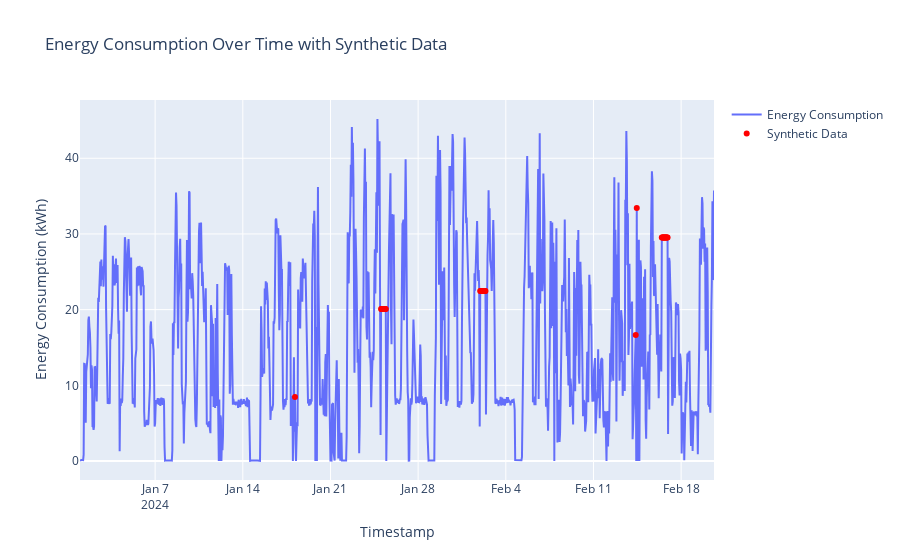

Source (notebook cell):
### Markdown cell above
# **plotly**
  >>is used for interactive visualization
  
   > -        go.Figure()
> This initializes a Plotly figure.
>-     go.scatter() 
  > for creating line and scatter plot
  
  >> **syntetic data is highlighted in red**

> -     fig.update_layout
>This updates the layout of the figure,

### Code cell
import plotly.graph_objects as go

# Create a Plotly figure
fig = go.Figure()

# Add a scatter plot (in plotly both scatter and line plots are created usin go.scatter)
fig.add_trace(go.Scatter(x=df_hour.index, y=df_hour['Energy Consumption (kWh)'], mode='lines', name='Energy Consumption'))

# Mark synthetic data points replaced for missing values with a different color
synthetic_data_indices = df_hour[df_hour['Answer Value First'].isnull()].index
fig.add_trace(go.Scatter(x=synthetic_data_indices, y=df_hour.loc[synthetic_data_indices, 'Energy Consumption (kWh)'], mode='markers', 
                         marker=dict(color='red'), name='Synthetic Data'))

# Update layout
fig.update_layout(title='Energy Consumption Over Time with Synthetic Data',
                  xaxis_title='Timestamp',
                  yaxis_title='Energy Consumption (kWh)')



# Show the plot
fig.show()

### Figure 1 — Plotly figure (JSON) as saved in the notebook; plotly's stock layout.template omitted (floating-point values rounded to 4 significant figures; data arrays with more than 128 entries replaced by an {"elided": "..."} marker saying what was removed)
{"data": [{"mode": "lines", "name": "Energy Consumption", "type": "scatter", "x": {"elided": "1216 str values"}, "y": {"elided": "1216 float values"}}, {"marker": {"color": "red"}, "mode": "markers", "name": "Synthetic Data", "type": "scatter", "x": ["2024-01-18T04:00:00", "2024-01-25T01:00:00", "2024-01-25T02:00:00", "2024-01-25T03:00:00", "2024-01-25T04:00:00", "2024-01-25T05:00:00", "2024-01-25T06:00:00", "2024-01-25T07:00:00", "2024-01-25T08:00:00", "2024-01-25T09:00:00", "2024-01-25T10:00:00", "2024-02-01T23:00:00", "2024-02-02T00:00:00", "2024-02-02T01:00:00", "2024-02-02T02:00:00", "2024-02-02T03:00:00", "2024-02-02T04:00:00", "2024-02-02T05:00:00", "2024-02-02T06:00:00", "2024-02-02T07:00:00", "2024-02-02T08:00:00", "2024-02-02T09:00:00", "2024-02-14T09:00:00", "2024-02-14T11:00:00", "2024-02-16T11:00:00", "2024-02-16T12:00:00", "2024-02-16T13:00:00", "2024-02-16T14:00:00", "2024-02-16T15:00:00", "2024-02-16T16:00:00", "2024-02-16T17:00:00", "2024-02-16T18:00:00", "2024-02-16T19:00:00", "2024-02-16T20:00:00", "2024-02-16T21:00:00", "2024-02-16T22:00:00"], "y": [8.45, 20.08, 20.08, 20.08, 20.08, 20.08, 20.08, 20.08, 20.08, 20.08, 20.08, 22.47, 22.47, 22.47, 22.47, 22.47, 22.47, 22.47, 22.47, 22.47, 22.47, 22.47, 16.65, 33.42, 29.52, 29.52, 29.52, 29.52, 29.52, 29.52, 29.52, 29.52, 29.52, 29.52, 29.52, 29.52]}], "layout": {"title": {"text": "Energy Consumption Over Time with Synthetic Data"}, "xaxis": {"title": {"text": "Timestamp"}}, "yaxis": {"title": {"text": "Energy Consumption (kWh)"}}}}
